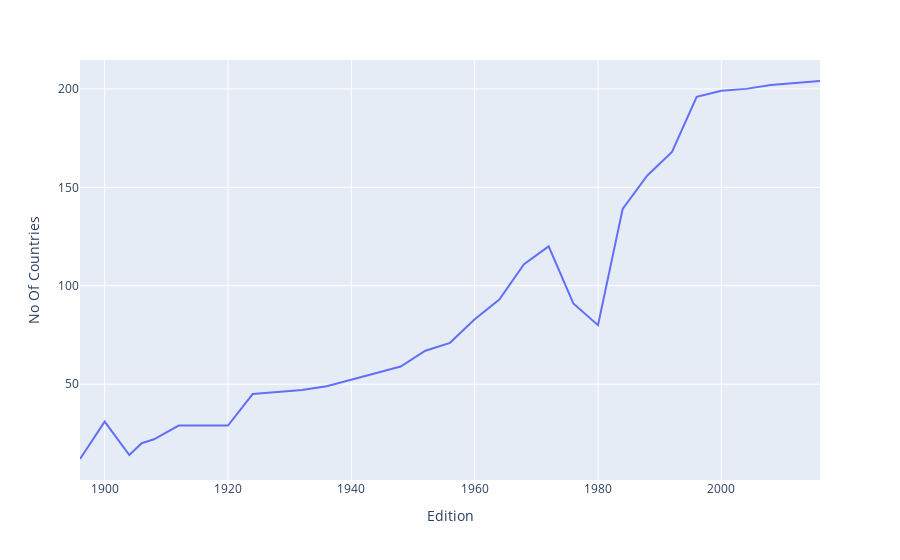

Notebook code cell kept with this figure:
### Code cell
fig = px.line(nations_over_time, x ='Edition', y ='No Of Countries')
fig.show()

### Figure 1 — Plotly figure (JSON) as saved in the notebook; plotly's stock layout.template omitted (floating-point values rounded to 4 significant figures)
{"data": [{"hovertemplate": "Edition=%{x}<br>No Of Countries=%{y}<extra></extra>", "legendgroup": "", "line": {"color": "#636efa", "dash": "solid"}, "marker": {"symbol": "circle"}, "mode": "lines", "name": "", "orientation": "v", "showlegend": false, "type": "scatter", "x": [1896, 1900, 1904, 1906, 1908, 1912, 1920, 1924, 1928, 1932, 1936, 1948, 1952, 1956, 1960, 1964, 1968, 1972, 1976, 1980, 1984, 1988, 1992, 1996, 2000, 2004, 2008, 2012, 2016], "xaxis": "x", "y": [12, 31, 14, 20, 22, 29, 29, 45, 46, 47, 49, 59, 67, 71, 83, 93, 111, 120, 91, 80, 139, 156, 168, 196, 199, 200, 202, 203, 204], "yaxis": "y"}], "layout": {"legend": {"tracegroupgap": 0}, "margin": {"t": 60}, "xaxis": {"anchor": "y", "domain": [0, 1], "title": {"text": "Edition"}}, "yaxis": {"anchor": "x", "domain": [0, 1], "title": {"text": "No Of Countries"}}}}
